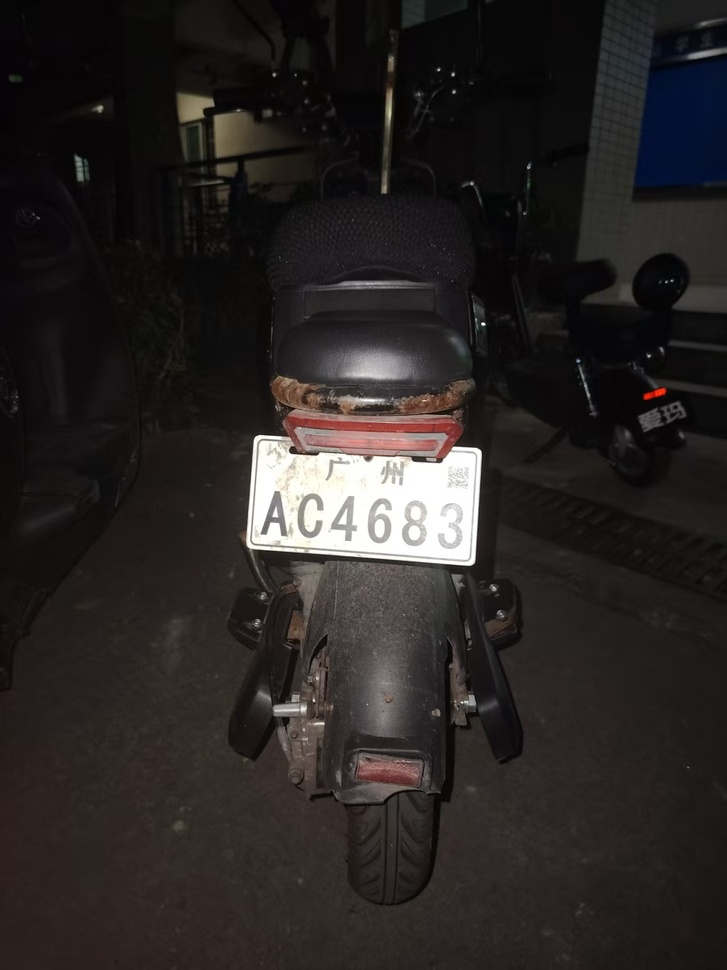
#> input picture car1.jpg, 727 x 970 px, shrunk from 1279 x 1706 before the run
$ python threshold.py
#> lines starting #> are read from the running program, lines starting #| are printed output that depends on the picture; after the words box and inside, x2 and y2 are one past the last pixel; in counts of white or black regions, pixels touching at a corner belong together
import cv2
phone = cv2.imread('car1.jpg')#读取原图
#> phone is the input picture: shape (970, 727, 3); mean B, G, R 35.7, 37, 41
phone_gray = cv2.cvtColor(phone,cv2.COLOR_BGR2GRAY)#灰度图的处理
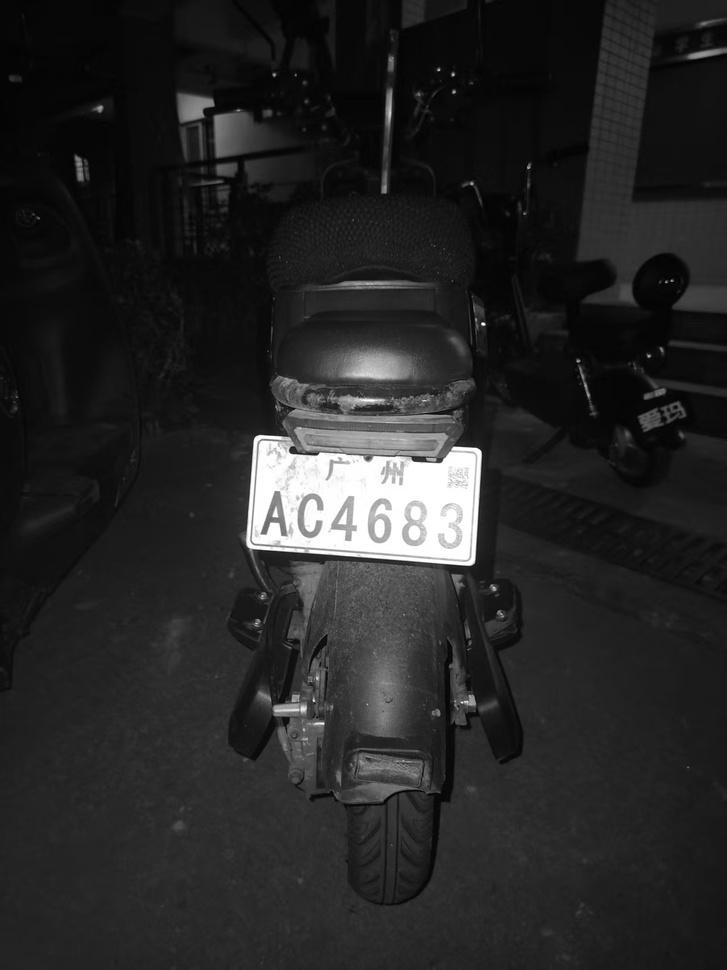
#> phone_gray: shape (970, 727); min 0, max 255, mean 38.1
cv2.imshow('phone_b',phone_gray)
cv2.waitKey(0)
# phone_gray=cv2.imread('phone.png',0)  #读取灰度图
ret, phone_binary = cv2.threshold(phone_gray, 120, 255, cv2.THRESH_BINARY)#阈值处理为二值
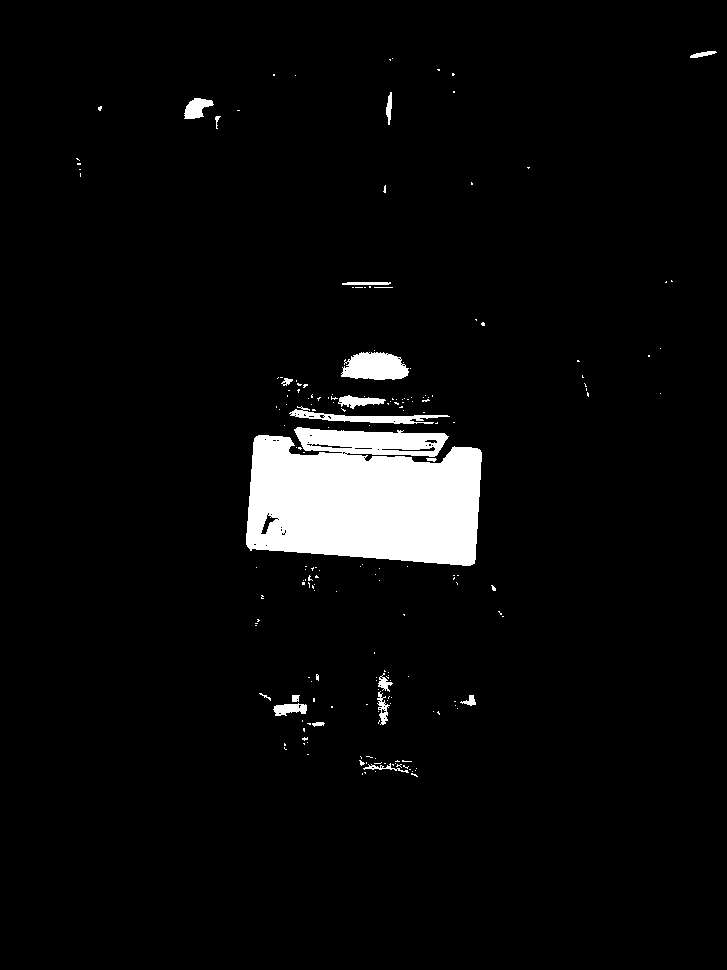
#> phone_binary: shape (970, 727); 4.6% white; 195 white regions (176 under 20 px)
cv2.imshow('phone_binary',phone_binary)
cv2.waitKey(0)
contours, hierarchy = cv2.findContours(phone_binary, cv2.RETR_TREE, cv2.CHAIN_APPROX_NONE)
#> contours = 258 contours, 237 with area under 20; largest, box (x1, y1, x2, y2) and area: (246, 427, 482, 566) 27025, (341, 352, 409, 380) 1374, (289, 406, 450, 424) 786, (184, 98, 214, 119) 348, (338, 395, 386, 409) 296
